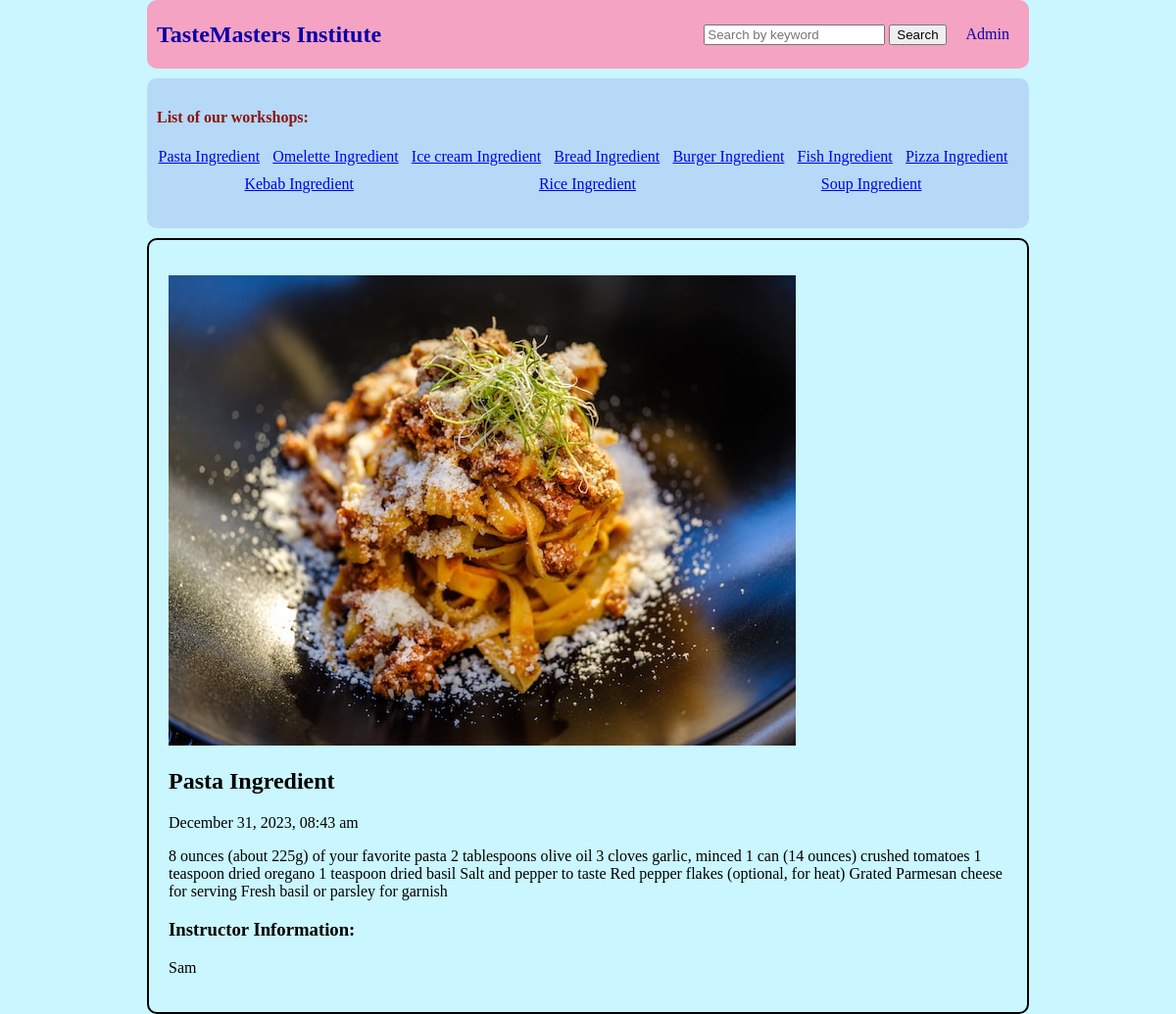
Screenshot of /pages.php?id=43 with the database file from the repository.
### tables this page shows
CREATE TABLE `mypages` (
  `id` int(11) NOT NULL,
  `title` varchar(50) NOT NULL,
  `content` text NOT NULL,
  `timee` timestamp NOT NULL DEFAULT current_timestamp() ON UPDATE current_timestamp(),
  `name` varchar(50) NOT NULL,
  `image_filename` varchar(100) NOT NULL,
  `new_image_path` varchar(100) NOT NULL
);

### pages.php (the view, shortened to what this page needs)
<?php
require('connect.php');
$query = "SELECT *
            FROM mypages ORDER BY timee DESC";
$statement=$db->prepare($query);
$statement->execute();
$pages=$statement->fetchAll();
if (isset($_GET['id'])) {
    $id = filter_input(INPUT_GET, 'id', FILTER_SANITIZE_NUMBER_INT);
    $query = "SELECT * FROM mypages WHERE id = :id";
    $statement = $db->prepare($query);
    $statement->bindValue(':id', $id, PDO::PARAM_INT);
    $statement->execute();
    $p = $statement->fetch();
} else {
    $id = false;
}
?>
<!DOCTYPE html>
<html lang="en">
<head>
    <link rel="stylesheet" href="main.css">
</head>
<body>
<nav class="navbar1">
        <ul>
            <li id="firstitem">
                <a href="index.php">TasteMasters Institute</a>
            </li>
            <li id="seconditem">
                <form action="search.php" method="GET" class="searchbox">
                    <input id="searchinput" type="text" name="keyword" placeholder="Search by keyword">
                    <button id="searchbutton" type="submit">Search</button>
                </form>
            </li>
            <li id="thirditem"><a href="admin.php">Admin</a></li>
        </ul>
    </nav>
    <nav class="navbar2">
    <h4>List of our workshops:</h4>
        <ul>
            <?php foreach($pages as $page):?>
            <li>
                <a href="pages.php?id=<?=$page['id']?>"> <?= $page['title'] ?></a>
            </li>
            <?php endforeach?>
        </ul>
    </nav>
    <main>
        <div class="main">
            <ul>
                <?php if ($id): ?>
                <?php if (!empty($p['image_filename'])): ?>
                <img src="<?= $p['new_image_path'] ?>" alt="Uploaded Image">
                <?php endif ?>
                <h2><?= $p['title'] ?></h2>
                <p class="edit"><?= date("F d, Y, h:i a", strtotime($p['timee'])) ?> </p>
                <p><?= $p['content'] ?></p>
                <h3>Instructor Information:</h3>
                <p><?= $p['name'] ?></p>
                <?php endif ?>
            </ul>
        </div>
    </main>
</body>
</html>

### main.css (style rules this page uses)
body { width: 75%; margin: 0 auto; padding: 0px; background-color: rgb(202, 246, 255); }
.main, .comment { border: 2px black solid; padding: 20px; border-radius: 10px; }
ul { list-style: none; padding-left: 0%; }
h4 { color: #8c1410; }
.navbar1 { background-color: rgb(245, 163, 194); margin: 0 auto; width: 100%; border-radius: 10px; display: flex; height: 70px; }
.navbar1 ul { align-items: center; list-style: none; width: 100%; }
.navbar1 a { color: rgb(11, 0, 167); text-decoration: none; }
#firstitem { padding-left: 10px; flex: 3; font-family: 'Times New Roman', Times, serif; font-weight:900; font-size: x-large; }
#seconditem,#thirditem { padding-right: 20px; }
#seconditem { align-content: center; }
.navbar2 { background-color: #b5d9f7; padding: 10px; margin: 10px 0; border-radius: 10px; }
.navbar2 ul,.navbar1 ul { display: flex; flex-wrap: wrap; justify-content:space-around; }
.navbar2 ul li { margin: 0; margin-right: 10px; margin-bottom: 10px; }

### rows the page displays
mypages: title "Pasta Ingredient", timee "December 31, 2023, 08:43 am", content "8 ounces (about 225g) of your favorite pasta 2 tablespoons olive oil 3 cloves garlic, minced 1 can (14 ounces) crushed tomatoes 1 teaspoon dried oregano 1 teaspoon dried basil Salt and pepper to taste Red pepper flakes (optional, for heat) Grated Parmesan cheese for serving Fresh basil or parsley for garnish", name "Sam"
mypages: title "Omelette Ingredient"
mypages: title "Ice cream Ingredient"
mypages: title "Bread Ingredient"
mypages: title "Burger Ingredient"
mypages: title "Fish Ingredient"
mypages: title "Pizza Ingredient"
mypages: title "Kebab Ingredient"
mypages: title "Rice Ingredient"
mypages: title "Soup Ingredient"
